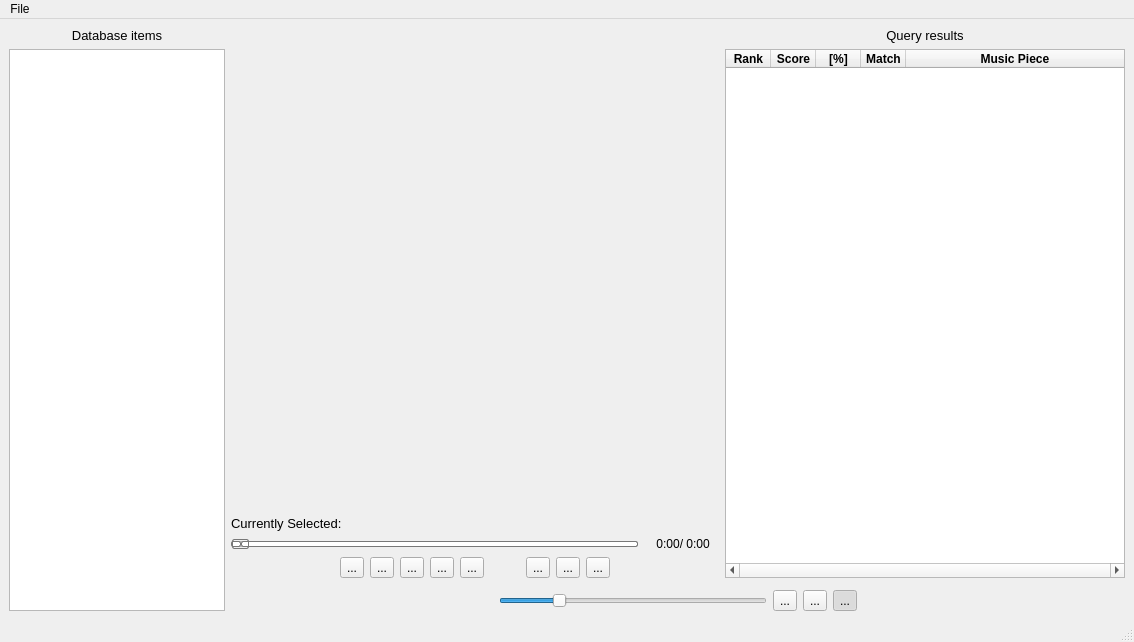
<?xml version="1.0" encoding="UTF-8"?>
<ui version="4.0">
 <class>MainWindow</class>
 <widget class="QMainWindow" name="MainWindow">
  <property name="geometry">
   <rect>
    <x>0</x>
    <y>0</y>
    <width>1134</width>
    <height>642</height>
   </rect>
  </property>
  <property name="windowTitle">
   <string>Melody Query Tool</string>
  </property>
  <property name="windowIcon">
   <iconset>
    <normaloff>icons/music.png</normaloff>icons/music.png</iconset>
  </property>
  <widget class="QWidget" name="centralwidget">
   <layout class="QHBoxLayout" name="horizontalLayout_4">
    <item>
     <layout class="QVBoxLayout" name="verticalLayout_6">
      <item>
       <widget class="QLabel" name="label_2">
        <property name="font">
         <font>
          <pointsize>10</pointsize>
         </font>
        </property>
        <property name="text">
         <string>Database items</string>
        </property>
        <property name="alignment">
         <set>Qt::AlignCenter</set>
        </property>
       </widget>
      </item>
      <item alignment="Qt::AlignLeft">
       <widget class="QListWidget" name="database_item_list_widget">
        <property name="minimumSize">
         <size>
          <width>200</width>
          <height>0</height>
         </size>
        </property>
        <property name="editTriggers">
         <set>QAbstractItemView::NoEditTriggers</set>
        </property>
        <property name="selectionBehavior">
         <enum>QAbstractItemView::SelectRows</enum>
        </property>
        <property name="modelColumn">
         <number>0</number>
        </property>
        <property name="selectionRectVisible">
         <bool>true</bool>
        </property>
       </widget>
      </item>
     </layout>
    </item>
    <item>
     <layout class="QVBoxLayout" name="verticalLayout_3">
      <item>
       <layout class="QHBoxLayout" name="horizontalLayout">
        <item>
         <layout class="QVBoxLayout" name="verticalLayout">
          <item>
           <layout class="QHBoxLayout" name="horizontalLayout_6">
            <item>
             <layout class="QVBoxLayout" name="verticalLayout_10">
              <item>
               <layout class="QHBoxLayout" name="horizontalLayout_3">
                <item>
                 <spacer name="horizontalSpacer_7">
                  <property name="orientation">
                   <enum>Qt::Horizontal</enum>
                  </property>
                  <property name="sizeHint" stdset="0">
                   <size>
                    <width>40</width>
                    <height>20</height>
                   </size>
                  </property>
                 </spacer>
                </item>
                <item>
                 <spacer name="horizontalSpacer">
                  <property name="orientation">
                   <enum>Qt::Horizontal</enum>
                  </property>
                  <property name="sizeHint" stdset="0">
                   <size>
                    <width>40</width>
                    <height>20</height>
                   </size>
                  </property>
                 </spacer>
                </item>
               </layout>
              </item>
             </layout>
            </item>
           </layout>
          </item>
          <item>
           <spacer name="verticalSpacer">
            <property name="orientation">
             <enum>Qt::Vertical</enum>
            </property>
            <property name="sizeHint" stdset="0">
             <size>
              <width>20</width>
              <height>40</height>
             </size>
            </property>
           </spacer>
          </item>
          <item>
           <layout class="QVBoxLayout" name="verticalLayout_11">
            <item>
             <layout class="QVBoxLayout" name="verticalLayout_12">
              <item>
               <layout class="QHBoxLayout" name="horizontalLayout_7">
                <item alignment="Qt::AlignLeft">
                 <widget class="QLabel" name="currently_text_label">
                  <property name="font">
                   <font>
                    <pointsize>10</pointsize>
                   </font>
                  </property>
                  <property name="text">
                   <string>Currently Selected:</string>
                  </property>
                  <property name="textFormat">
                   <enum>Qt::AutoText</enum>
                  </property>
                 </widget>
                </item>
                <item>
                 <widget class="QLabel" name="currently_playing_label">
                  <property name="font">
                   <font>
                    <pointsize>10</pointsize>
                   </font>
                  </property>
                  <property name="text">
                   <string/>
                  </property>
                 </widget>
                </item>
               </layout>
              </item>
              <item>
               <layout class="QHBoxLayout" name="horizontalLayout_9">
                <item>
                 <widget class="QSlider" name="music_position_slider">
                  <property name="maximumSize">
                   <size>
                    <width>16777215</width>
                    <height>10</height>
                   </size>
                  </property>
                  <property name="styleSheet">
                   <string notr="true">QSlider::groove:horizontal {
border: 1px solid #bbb;
background: white;
height: 4px;
border-radius: 2px;
}

QSlider::sub-page:horizontal {
background: qlineargradient(x1: 0, y1: 0,    x2: 0, y2: 1,
    stop: 0 #55f, stop: 1 #55f);
background: qlineargradient(x1: 0, y1: 0.2, x2: 1, y2: 1,
    stop: 0 #55f, stop: 1 #55f);
border: 1px solid #777;
height: 10px;
border-radius: 2px;
}

QSlider::add-page:horizontal {
background: #fff;
border: 1px solid #777;
height: 10px;
border-radius: 2px;
}

QSlider::handle:horizontal {
background: qlineargradient(x1:0, y1:0, x2:1, y2:1,
    stop:0 #eee, stop:1 #ccc);
border: 1px solid #777;
width: 15px;
margin-top: -3px;
margin-bottom: -3px;
border-radius: 2px;
}

QSlider::handle:horizontal:hover {
background: qlineargradient(x1:0, y1:0, x2:1, y2:1,
    stop:0 #fff, stop:1 #ddd);
border: 1px solid #444;
border-radius: 2px;
}

QSlider::sub-page:horizontal:disabled {
background: #bbb;
border-color: #999;
}

QSlider::add-page:horizontal:disabled {
background: #eee;
border-color: #999;
}

QSlider::handle:horizontal:disabled {
background: #eee;
border: 1px solid #aaa;
border-radius: 4px;
}</string>
                  </property>
                  <property name="maximum">
                   <number>0</number>
                  </property>
                  <property name="pageStep">
                   <number>0</number>
                  </property>
                  <property name="orientation">
                   <enum>Qt::Horizontal</enum>
                  </property>
                 </widget>
                </item>
                <item>
                 <widget class="QLabel" name="song_time_label">
                  <property name="minimumSize">
                   <size>
                    <width>75</width>
                    <height>0</height>
                   </size>
                  </property>
                  <property name="text">
                   <string> 0:00/ 0:00</string>
                  </property>
                  <property name="alignment">
                   <set>Qt::AlignCenter</set>
                  </property>
                 </widget>
                </item>
               </layout>
              </item>
              <item>
               <layout class="QHBoxLayout" name="horizontalLayout_8">
                <item>
                 <spacer name="horizontalSpacer_3">
                  <property name="orientation">
                   <enum>Qt::Horizontal</enum>
                  </property>
                  <property name="sizeHint" stdset="0">
                   <size>
                    <width>40</width>
                    <height>20</height>
                   </size>
                  </property>
                 </spacer>
                </item>
                <item>
                 <spacer name="horizontalSpacer_11">
                  <property name="orientation">
                   <enum>Qt::Horizontal</enum>
                  </property>
                  <property name="sizeHint" stdset="0">
                   <size>
                    <width>40</width>
                    <height>20</height>
                   </size>
                  </property>
                 </spacer>
                </item>
                <item>
                 <spacer name="horizontalSpacer_9">
                  <property name="orientation">
                   <enum>Qt::Horizontal</enum>
                  </property>
                  <property name="sizeHint" stdset="0">
                   <size>
                    <width>40</width>
                    <height>20</height>
                   </size>
                  </property>
                 </spacer>
                </item>
                <item>
                 <widget class="QToolButton" name="open_temp_folder">
                  <property name="toolTip">
                   <string>Opens selection of previously recorded queries</string>
                  </property>
                  <property name="text">
                   <string>...</string>
                  </property>
                  <property name="icon">
                   <iconset>
                    <normaloff>icons/archive-folder.png</normaloff>icons/archive-folder.png</iconset>
                  </property>
                 </widget>
                </item>
                <item>
                 <widget class="QToolButton" name="load_last_query_button">
                  <property name="toolTip">
                   <string>Load last query</string>
                  </property>
                  <property name="text">
                   <string>...</string>
                  </property>
                  <property name="icon">
                   <iconset>
                    <normaloff>icons/replace.png</normaloff>icons/replace.png</iconset>
                  </property>
                 </widget>
                </item>
                <item>
                 <widget class="QToolButton" name="open_query_button">
                  <property name="toolTip">
                   <string>Open a query</string>
                  </property>
                  <property name="text">
                   <string>...</string>
                  </property>
                  <property name="icon">
                   <iconset>
                    <normaloff>icons/open.png</normaloff>icons/open.png</iconset>
                  </property>
                 </widget>
                </item>
                <item>
                 <widget class="QToolButton" name="save_query_button">
                  <property name="toolTip">
                   <string>Save a recorded query</string>
                  </property>
                  <property name="text">
                   <string>...</string>
                  </property>
                  <property name="icon">
                   <iconset>
                    <normaloff>icons/save-as.png</normaloff>icons/save-as.png</iconset>
                  </property>
                 </widget>
                </item>
                <item>
                 <widget class="QToolButton" name="search_query_button">
                  <property name="toolTip">
                   <string>Start a search for the selected query</string>
                  </property>
                  <property name="text">
                   <string>...</string>
                  </property>
                  <property name="icon">
                   <iconset>
                    <normaloff>icons/search2.png</normaloff>icons/search2.png</iconset>
                  </property>
                 </widget>
                </item>
                <item>
                 <spacer name="horizontalSpacer_8">
                  <property name="orientation">
                   <enum>Qt::Horizontal</enum>
                  </property>
                  <property name="sizeHint" stdset="0">
                   <size>
                    <width>40</width>
                    <height>20</height>
                   </size>
                  </property>
                 </spacer>
                </item>
                <item>
                 <widget class="QToolButton" name="stop_button">
                  <property name="text">
                   <string>...</string>
                  </property>
                  <property name="icon">
                   <iconset>
                    <normaloff>icons/stop.png</normaloff>icons/stop.png</iconset>
                  </property>
                 </widget>
                </item>
                <item>
                 <widget class="QToolButton" name="play_pause_button">
                  <property name="text">
                   <string>...</string>
                  </property>
                  <property name="icon">
                   <iconset>
                    <normaloff>icons/play.png</normaloff>icons/play.png</iconset>
                  </property>
                 </widget>
                </item>
                <item>
                 <widget class="QToolButton" name="record_query_button">
                  <property name="toolTip">
                   <string>Record a new query</string>
                  </property>
                  <property name="text">
                   <string>...</string>
                  </property>
                  <property name="icon">
                   <iconset>
                    <normaloff>icons/record.png</normaloff>
                    <normalon>icons/recording.png</normalon>
                    <disabledon>icons/recording.png</disabledon>icons/record.png</iconset>
                  </property>
                  <property name="checkable">
                   <bool>true</bool>
                  </property>
                 </widget>
                </item>
                <item>
                 <spacer name="horizontalSpacer_12">
                  <property name="orientation">
                   <enum>Qt::Horizontal</enum>
                  </property>
                  <property name="sizeHint" stdset="0">
                   <size>
                    <width>40</width>
                    <height>20</height>
                   </size>
                  </property>
                 </spacer>
                </item>
                <item>
                 <spacer name="horizontalSpacer_10">
                  <property name="orientation">
                   <enum>Qt::Horizontal</enum>
                  </property>
                  <property name="sizeHint" stdset="0">
                   <size>
                    <width>40</width>
                    <height>20</height>
                   </size>
                  </property>
                 </spacer>
                </item>
                <item>
                 <spacer name="horizontalSpacer_4">
                  <property name="orientation">
                   <enum>Qt::Horizontal</enum>
                  </property>
                  <property name="sizeHint" stdset="0">
                   <size>
                    <width>40</width>
                    <height>20</height>
                   </size>
                  </property>
                 </spacer>
                </item>
               </layout>
              </item>
             </layout>
            </item>
           </layout>
          </item>
         </layout>
        </item>
        <item>
         <layout class="QVBoxLayout" name="verticalLayout_5">
          <item alignment="Qt::AlignTop">
           <widget class="QLabel" name="label">
            <property name="font">
             <font>
              <pointsize>10</pointsize>
             </font>
            </property>
            <property name="text">
             <string>Query results</string>
            </property>
            <property name="alignment">
             <set>Qt::AlignCenter</set>
            </property>
           </widget>
          </item>
          <item>
           <widget class="QTableWidget" name="result_table">
            <property name="enabled">
             <bool>true</bool>
            </property>
            <property name="minimumSize">
             <size>
              <width>400</width>
              <height>200</height>
             </size>
            </property>
            <property name="layoutDirection">
             <enum>Qt::LeftToRight</enum>
            </property>
            <property name="horizontalScrollBarPolicy">
             <enum>Qt::ScrollBarAlwaysOn</enum>
            </property>
            <property name="sizeAdjustPolicy">
             <enum>QAbstractScrollArea::AdjustToContents</enum>
            </property>
            <property name="autoScroll">
             <bool>false</bool>
            </property>
            <property name="editTriggers">
             <set>QAbstractItemView::NoEditTriggers</set>
            </property>
            <property name="dragDropOverwriteMode">
             <bool>false</bool>
            </property>
            <property name="selectionMode">
             <enum>QAbstractItemView::SingleSelection</enum>
            </property>
            <property name="selectionBehavior">
             <enum>QAbstractItemView::SelectRows</enum>
            </property>
            <property name="textElideMode">
             <enum>Qt::ElideLeft</enum>
            </property>
            <property name="showGrid">
             <bool>false</bool>
            </property>
            <property name="wordWrap">
             <bool>false</bool>
            </property>
            <property name="cornerButtonEnabled">
             <bool>false</bool>
            </property>
            <attribute name="horizontalHeaderVisible">
             <bool>true</bool>
            </attribute>
            <attribute name="horizontalHeaderCascadingSectionResizes">
             <bool>false</bool>
            </attribute>
            <attribute name="horizontalHeaderDefaultSectionSize">
             <number>45</number>
            </attribute>
            <attribute name="horizontalHeaderHighlightSections">
             <bool>false</bool>
            </attribute>
            <attribute name="horizontalHeaderMinimumSectionSize">
             <number>20</number>
            </attribute>
            <attribute name="horizontalHeaderStretchLastSection">
             <bool>true</bool>
            </attribute>
            <attribute name="verticalHeaderVisible">
             <bool>false</bool>
            </attribute>
            <attribute name="verticalHeaderHighlightSections">
             <bool>false</bool>
            </attribute>
            <column>
             <property name="text">
              <string>Rank</string>
             </property>
             <property name="font">
              <font>
               <weight>75</weight>
               <bold>true</bold>
              </font>
             </property>
             <property name="textAlignment">
              <set>AlignCenter</set>
             </property>
            </column>
            <column>
             <property name="text">
              <string>Score</string>
             </property>
             <property name="font">
              <font>
               <weight>75</weight>
               <bold>true</bold>
              </font>
             </property>
             <property name="textAlignment">
              <set>AlignCenter</set>
             </property>
            </column>
            <column>
             <property name="text">
              <string>[%]</string>
             </property>
             <property name="font">
              <font>
               <weight>75</weight>
               <bold>true</bold>
              </font>
             </property>
             <property name="textAlignment">
              <set>AlignCenter</set>
             </property>
            </column>
            <column>
             <property name="text">
              <string>Match</string>
             </property>
             <property name="font">
              <font>
               <weight>75</weight>
               <bold>true</bold>
              </font>
             </property>
             <property name="textAlignment">
              <set>AlignCenter</set>
             </property>
            </column>
            <column>
             <property name="text">
              <string>Music Piece</string>
             </property>
             <property name="font">
              <font>
               <weight>75</weight>
               <bold>true</bold>
              </font>
             </property>
             <property name="textAlignment">
              <set>AlignCenter</set>
             </property>
            </column>
           </widget>
          </item>
         </layout>
        </item>
       </layout>
      </item>
      <item alignment="Qt::AlignVCenter">
       <widget class="PianoWidget" name="midiViewer" native="true"/>
      </item>
      <item>
       <layout class="QHBoxLayout" name="horizontalLayout_5">
        <item>
         <spacer name="horizontalSpacer_6">
          <property name="orientation">
           <enum>Qt::Horizontal</enum>
          </property>
          <property name="sizeHint" stdset="0">
           <size>
            <width>40</width>
            <height>20</height>
           </size>
          </property>
         </spacer>
        </item>
        <item>
         <widget class="QSlider" name="zoom_slider">
          <property name="toolTip">
           <string>Zoom Slider</string>
          </property>
          <property name="minimum">
           <number>10</number>
          </property>
          <property name="maximum">
           <number>200</number>
          </property>
          <property name="singleStep">
           <number>1</number>
          </property>
          <property name="value">
           <number>50</number>
          </property>
          <property name="orientation">
           <enum>Qt::Horizontal</enum>
          </property>
          <property name="tickInterval">
           <number>1</number>
          </property>
         </widget>
        </item>
        <item>
         <widget class="QToolButton" name="zoom_out_button">
          <property name="toolTip">
           <string>Zoom out</string>
          </property>
          <property name="text">
           <string>...</string>
          </property>
          <property name="icon">
           <iconset>
            <normaloff>icons/zoom-out.png</normaloff>icons/zoom-out.png</iconset>
          </property>
         </widget>
        </item>
        <item>
         <widget class="QToolButton" name="zoom_in_button">
          <property name="toolTip">
           <string>Zoom in</string>
          </property>
          <property name="text">
           <string>...</string>
          </property>
          <property name="icon">
           <iconset>
            <normaloff>icons/zoom-in.png</normaloff>icons/zoom-in.png</iconset>
          </property>
         </widget>
        </item>
        <item>
         <widget class="QToolButton" name="lock_view_button">
          <property name="toolTip">
           <string>Scroll Lock</string>
          </property>
          <property name="text">
           <string>...</string>
          </property>
          <property name="icon">
           <iconset>
            <normaloff>icons/padlock.png</normaloff>
            <normalon>icons/lock.png</normalon>icons/padlock.png</iconset>
          </property>
          <property name="checkable">
           <bool>true</bool>
          </property>
          <property name="checked">
           <bool>true</bool>
          </property>
         </widget>
        </item>
        <item>
         <spacer name="horizontalSpacer_5">
          <property name="orientation">
           <enum>Qt::Horizontal</enum>
          </property>
          <property name="sizeHint" stdset="0">
           <size>
            <width>40</width>
            <height>20</height>
           </size>
          </property>
         </spacer>
        </item>
       </layout>
      </item>
     </layout>
    </item>
   </layout>
  </widget>
  <widget class="QMenuBar" name="menubar">
   <property name="geometry">
    <rect>
     <x>0</x>
     <y>0</y>
     <width>1134</width>
     <height>21</height>
    </rect>
   </property>
   <widget class="QMenu" name="menuData">
    <property name="title">
     <string>File</string>
    </property>
    <addaction name="action_open_database"/>
    <addaction name="action_Add_Folder_to_Database"/>
    <addaction name="separator"/>
    <addaction name="action_open_query"/>
    <addaction name="action_save_query"/>
    <addaction name="separator"/>
    <addaction name="actionExit"/>
   </widget>
   <addaction name="menuData"/>
  </widget>
  <widget class="QStatusBar" name="statusbar"/>
  <action name="actionLoad_Database">
   <property name="icon">
    <iconset>
     <normaloff>icons/open.png</normaloff>icons/open.png</iconset>
   </property>
   <property name="text">
    <string>Load Database</string>
   </property>
  </action>
  <action name="actionExit">
   <property name="text">
    <string>Exit</string>
   </property>
  </action>
  <action name="action_save_query">
   <property name="icon">
    <iconset>
     <normaloff>icons/save-as.png</normaloff>icons/save-as.png</iconset>
   </property>
   <property name="text">
    <string>Save Query...</string>
   </property>
  </action>
  <action name="action_load_query">
   <property name="icon">
    <iconset>
     <normaloff>ui/music.png</normaloff>ui/music.png</iconset>
   </property>
   <property name="text">
    <string>Query</string>
   </property>
  </action>
  <action name="action_load_database">
   <property name="icon">
    <iconset>
     <normaloff>ui/database.png</normaloff>ui/database.png</iconset>
   </property>
   <property name="text">
    <string>Database</string>
   </property>
  </action>
  <action name="action_open_database">
   <property name="icon">
    <iconset>
     <normaloff>icons/database.png</normaloff>icons/database.png</iconset>
   </property>
   <property name="text">
    <string>New Database...</string>
   </property>
  </action>
  <action name="action_open_query">
   <property name="icon">
    <iconset>
     <normaloff>icons/open.png</normaloff>icons/open.png</iconset>
   </property>
   <property name="text">
    <string>Open Query...</string>
   </property>
  </action>
  <action name="action_Add_Folder_to_Database">
   <property name="icon">
    <iconset>
     <normaloff>icons/database_add.png</normaloff>icons/database_add.png</iconset>
   </property>
   <property name="text">
    <string>Add Folder to Database...</string>
   </property>
  </action>
 </widget>
 <customwidgets>
  <customwidget>
   <class>PianoWidget</class>
   <extends>QWidget</extends>
   <header>piano_roll_editor</header>
   <container>1</container>
  </customwidget>
 </customwidgets>
 <resources/>
 <connections/>
</ui>
